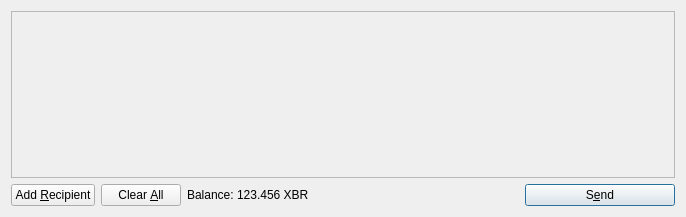
<?xml version="1.0" encoding="UTF-8"?>
<ui version="4.0">
 <class>SendCoinsDialog</class>
 <widget class="QDialog" name="SendCoinsDialog">
  <property name="geometry">
   <rect>
    <x>0</x>
    <y>0</y>
    <width>686</width>
    <height>217</height>
   </rect>
  </property>
  <property name="windowTitle">
   <string>Send Coins</string>
  </property>
  <layout class="QVBoxLayout" name="verticalLayout">
   <item>
    <widget class="QScrollArea" name="scrollArea">
     <property name="widgetResizable">
      <bool>true</bool>
     </property>
     <widget class="QWidget" name="scrollAreaWidgetContents">
      <property name="geometry">
       <rect>
        <x>0</x>
        <y>0</y>
        <width>666</width>
        <height>165</height>
       </rect>
      </property>
      <layout class="QVBoxLayout" name="verticalLayout_2">
       <property name="margin">
        <number>0</number>
       </property>
       <item>
        <layout class="QVBoxLayout" name="entries">
         <property name="spacing">
          <number>6</number>
         </property>
        </layout>
       </item>
       <item>
        <spacer name="verticalSpacer">
         <property name="orientation">
          <enum>Qt::Vertical</enum>
         </property>
         <property name="sizeHint" stdset="0">
          <size>
           <width>20</width>
           <height>40</height>
          </size>
         </property>
        </spacer>
       </item>
      </layout>
     </widget>
    </widget>
   </item>
   <item>
    <layout class="QHBoxLayout" name="horizontalLayout">
     <item>
      <widget class="QPushButton" name="addButton">
       <property name="toolTip">
        <string>Send to multiple recipients at once</string>
       </property>
       <property name="text">
        <string>Add &amp;Recipient</string>
       </property>
       <property name="icon">
        <iconset resource="../bitcoin.qrc">
         <normaloff>:/icons/add</normaloff>:/icons/add</iconset>
       </property>
       <property name="autoDefault">
        <bool>false</bool>
       </property>
      </widget>
     </item>
     <item>
      <widget class="QPushButton" name="clearButton">
       <property name="sizePolicy">
        <sizepolicy hsizetype="Minimum" vsizetype="Fixed">
         <horstretch>0</horstretch>
         <verstretch>0</verstretch>
        </sizepolicy>
       </property>
       <property name="toolTip">
        <string>Remove all transaction fields</string>
       </property>
       <property name="text">
        <string>Clear &amp;All</string>
       </property>
       <property name="icon">
        <iconset resource="../bitcoin.qrc">
         <normaloff>:/icons/remove</normaloff>:/icons/remove</iconset>
       </property>
       <property name="autoRepeatDelay">
        <number>300</number>
       </property>
       <property name="autoDefault">
        <bool>false</bool>
       </property>
      </widget>
     </item>
     <item>
      <layout class="QHBoxLayout" name="horizontalLayout_2">
       <property name="spacing">
        <number>3</number>
       </property>
       <item>
        <widget class="QLabel" name="label">
         <property name="text">
          <string>Balance:</string>
         </property>
        </widget>
       </item>
       <item>
        <widget class="QLabel" name="labelBalance">
         <property name="cursor">
          <cursorShape>IBeamCursor</cursorShape>
         </property>
         <property name="text">
          <string>123.456 XBR</string>
         </property>
         <property name="textInteractionFlags">
          <set>Qt::LinksAccessibleByMouse|Qt::TextSelectableByKeyboard|Qt::TextSelectableByMouse</set>
         </property>
        </widget>
       </item>
      </layout>
     </item>
     <item>
      <spacer name="horizontalSpacer">
       <property name="orientation">
        <enum>Qt::Horizontal</enum>
       </property>
       <property name="sizeHint" stdset="0">
        <size>
         <width>40</width>
         <height>20</height>
        </size>
       </property>
      </spacer>
     </item>
     <item>
      <widget class="QPushButton" name="sendButton">
       <property name="minimumSize">
        <size>
         <width>150</width>
         <height>0</height>
        </size>
       </property>
       <property name="toolTip">
        <string>Confirm the send action</string>
       </property>
       <property name="text">
        <string>S&amp;end</string>
       </property>
       <property name="icon">
        <iconset resource="../bitcoin.qrc">
         <normaloff>:/icons/send</normaloff>:/icons/send</iconset>
       </property>
       <property name="default">
        <bool>true</bool>
       </property>
      </widget>
     </item>
    </layout>
   </item>
  </layout>
 </widget>
 <resources>
  <include location="../bitcoin.qrc"/>
 </resources>
 <connections/>
</ui>
